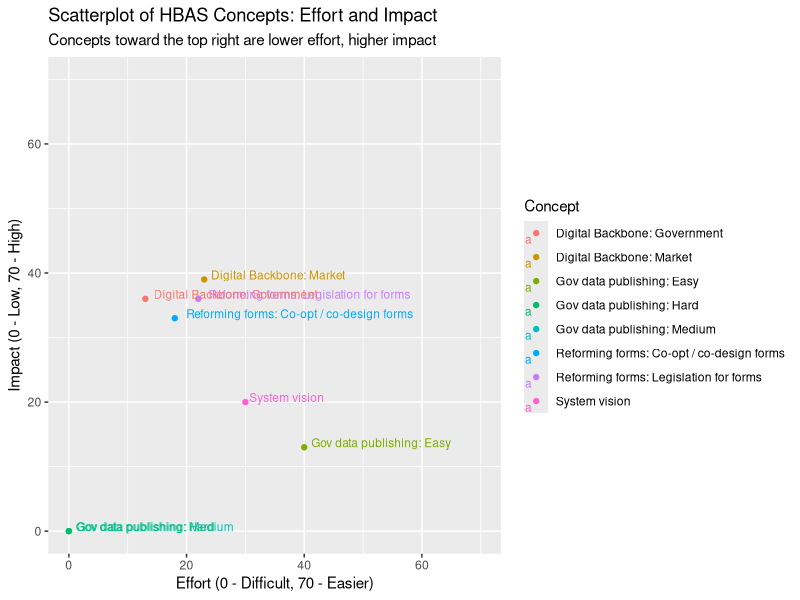

Generate this figure with R:
## ---- chunk 1
knitr::opts_chunk$set(echo = TRUE)
## ---- chunk 2
concepts <- read.csv("data/concepts.csv")
## ---- chunk 3
head(concepts)
## ---- chunk 4
colnames(concepts)
## ---- chunk 5
install.packages('ggplot2')
library(ggplot2)
## ---- chunk 6
ggplot(concepts, aes(x = Effort, y = Impact, label = Concept, color = Concept)) + 
  geom_point() +
  geom_text(hjust=-0.05, vjust=0, size=3) + 
  expand_limits(x = c(0, 70), y = c(0, 70)) + 
  xlab("Effort (0 - Difficult, 70 - Easier)") +
  ylab("Impact (0 - Low, 70 - High)") +
  labs(title = "Scatterplot of HBAS Concepts: Effort and Impact", subtitle = "Concepts toward the top right are lower effort, higher impact")

